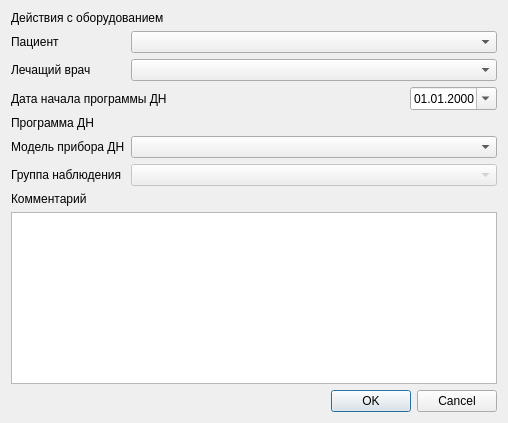
<?xml version="1.0" encoding="UTF-8"?>
<ui version="4.0">
 <class>DistantMonitoringEventEditDialog</class>
 <widget class="QDialog" name="DistantMonitoringEventEditDialog">
  <property name="geometry">
   <rect>
    <x>0</x>
    <y>0</y>
    <width>508</width>
    <height>423</height>
   </rect>
  </property>
  <property name="windowTitle">
   <string>Программа ДН</string>
  </property>
  <layout class="QGridLayout" name="gridLayout">
   <item row="5" column="1" colspan="2">
    <widget class="CRBComboBox" name="cmbEquipment">
     <property name="sizePolicy">
      <sizepolicy hsizetype="Expanding" vsizetype="Fixed">
       <horstretch>0</horstretch>
       <verstretch>0</verstretch>
      </sizepolicy>
     </property>
    </widget>
   </item>
   <item row="2" column="0">
    <widget class="QLabel" name="lblPerson">
     <property name="sizePolicy">
      <sizepolicy hsizetype="Maximum" vsizetype="Preferred">
       <horstretch>0</horstretch>
       <verstretch>0</verstretch>
      </sizepolicy>
     </property>
     <property name="text">
      <string>Лечащий врач</string>
     </property>
    </widget>
   </item>
   <item row="6" column="1" colspan="2">
    <widget class="QComboBox" name="cmbObservationGroup">
     <property name="enabled">
      <bool>false</bool>
     </property>
     <property name="sizePolicy">
      <sizepolicy hsizetype="Expanding" vsizetype="Fixed">
       <horstretch>0</horstretch>
       <verstretch>0</verstretch>
      </sizepolicy>
     </property>
    </widget>
   </item>
   <item row="3" column="2">
    <widget class="CDateEdit" name="edtSetDate">
     <property name="sizePolicy">
      <sizepolicy hsizetype="Maximum" vsizetype="Fixed">
       <horstretch>0</horstretch>
       <verstretch>0</verstretch>
      </sizepolicy>
     </property>
     <property name="displayFormat">
      <string>dd.MM.yyyy</string>
     </property>
     <property name="calendarPopup">
      <bool>true</bool>
     </property>
    </widget>
   </item>
   <item row="5" column="0">
    <widget class="QLabel" name="lblEquipment">
     <property name="sizePolicy">
      <sizepolicy hsizetype="Maximum" vsizetype="Preferred">
       <horstretch>0</horstretch>
       <verstretch>0</verstretch>
      </sizepolicy>
     </property>
     <property name="text">
      <string>Модель прибора ДН</string>
     </property>
    </widget>
   </item>
   <item row="6" column="0">
    <widget class="QLabel" name="lblObservationGroup">
     <property name="sizePolicy">
      <sizepolicy hsizetype="Maximum" vsizetype="Preferred">
       <horstretch>0</horstretch>
       <verstretch>0</verstretch>
      </sizepolicy>
     </property>
     <property name="text">
      <string>Группа наблюдения</string>
     </property>
    </widget>
   </item>
   <item row="1" column="0">
    <widget class="QLabel" name="lblClient">
     <property name="sizePolicy">
      <sizepolicy hsizetype="Maximum" vsizetype="Preferred">
       <horstretch>0</horstretch>
       <verstretch>0</verstretch>
      </sizepolicy>
     </property>
     <property name="text">
      <string>Пациент</string>
     </property>
    </widget>
   </item>
   <item row="8" column="0" colspan="3">
    <widget class="QPlainTextEdit" name="edtComment"/>
   </item>
   <item row="2" column="1" colspan="2">
    <widget class="CPersonComboBox" name="cmbPerson">
     <property name="sizePolicy">
      <sizepolicy hsizetype="Expanding" vsizetype="Fixed">
       <horstretch>0</horstretch>
       <verstretch>0</verstretch>
      </sizepolicy>
     </property>
    </widget>
   </item>
   <item row="7" column="0" colspan="3">
    <widget class="QLabel" name="lblComment">
     <property name="text">
      <string>Комментарий</string>
     </property>
    </widget>
   </item>
   <item row="1" column="1" colspan="2">
    <widget class="CClientComboBox" name="cmbClient">
     <property name="sizePolicy">
      <sizepolicy hsizetype="Expanding" vsizetype="Fixed">
       <horstretch>0</horstretch>
       <verstretch>0</verstretch>
      </sizepolicy>
     </property>
    </widget>
   </item>
   <item row="9" column="0" colspan="3">
    <widget class="QDialogButtonBox" name="buttonBox">
     <property name="orientation">
      <enum>Qt::Horizontal</enum>
     </property>
     <property name="standardButtons">
      <set>QDialogButtonBox::Cancel|QDialogButtonBox::Ok</set>
     </property>
    </widget>
   </item>
   <item row="3" column="0" colspan="2">
    <widget class="QLabel" name="lblSetDate">
     <property name="sizePolicy">
      <sizepolicy hsizetype="Maximum" vsizetype="Preferred">
       <horstretch>0</horstretch>
       <verstretch>0</verstretch>
      </sizepolicy>
     </property>
     <property name="text">
      <string>Дата начала программы ДН</string>
     </property>
    </widget>
   </item>
   <item row="0" column="0" colspan="2">
    <widget class="QLabel" name="lblEquipmentStatus">
     <property name="sizePolicy">
      <sizepolicy hsizetype="Maximum" vsizetype="Preferred">
       <horstretch>0</horstretch>
       <verstretch>0</verstretch>
      </sizepolicy>
     </property>
     <property name="text">
      <string>Действия с оборудованием</string>
     </property>
    </widget>
   </item>
   <item row="0" column="2">
    <widget class="QLabel" name="lblEquipmentStatusText">
     <property name="font">
      <font>
       <weight>75</weight>
       <bold>true</bold>
      </font>
     </property>
     <property name="text">
      <string/>
     </property>
     <property name="alignment">
      <set>Qt::AlignRight|Qt::AlignTrailing|Qt::AlignVCenter</set>
     </property>
    </widget>
   </item>
   <item row="4" column="0">
    <widget class="QLabel" name="lblProgramType">
     <property name="sizePolicy">
      <sizepolicy hsizetype="Maximum" vsizetype="Preferred">
       <horstretch>0</horstretch>
       <verstretch>0</verstretch>
      </sizepolicy>
     </property>
     <property name="text">
      <string>Программа ДН</string>
     </property>
    </widget>
   </item>
   <item row="4" column="1" colspan="2">
    <widget class="QLabel" name="lblProgramTypeText">
     <property name="font">
      <font>
       <weight>75</weight>
       <bold>true</bold>
      </font>
     </property>
     <property name="text">
      <string/>
     </property>
     <property name="alignment">
      <set>Qt::AlignRight|Qt::AlignTrailing|Qt::AlignVCenter</set>
     </property>
    </widget>
   </item>
  </layout>
 </widget>
 <customwidgets>
  <customwidget>
   <class>CDateEdit</class>
   <extends>QDateEdit</extends>
   <header>library/DateEdit.h</header>
  </customwidget>
  <customwidget>
   <class>CClientComboBox</class>
   <extends>QComboBox</extends>
   <header>library/ClientComboBox</header>
  </customwidget>
  <customwidget>
   <class>CPersonComboBox</class>
   <extends>QComboBox</extends>
   <header>Orgs/PersonComboBox</header>
  </customwidget>
  <customwidget>
   <class>CRBComboBox</class>
   <extends>QComboBox</extends>
   <header>library/crbcombobox</header>
  </customwidget>
 </customwidgets>
 <tabstops>
  <tabstop>buttonBox</tabstop>
 </tabstops>
 <resources/>
 <connections>
  <connection>
   <sender>buttonBox</sender>
   <signal>accepted()</signal>
   <receiver>DistantMonitoringEventEditDialog</receiver>
   <slot>accept()</slot>
   <hints>
    <hint type="sourcelabel">
     <x>231</x>
     <y>381</y>
    </hint>
    <hint type="destinationlabel">
     <x>157</x>
     <y>160</y>
    </hint>
   </hints>
  </connection>
  <connection>
   <sender>buttonBox</sender>
   <signal>rejected()</signal>
   <receiver>DistantMonitoringEventEditDialog</receiver>
   <slot>reject()</slot>
   <hints>
    <hint type="sourcelabel">
     <x>299</x>
     <y>381</y>
    </hint>
    <hint type="destinationlabel">
     <x>286</x>
     <y>160</y>
    </hint>
   </hints>
  </connection>
 </connections>
</ui>
